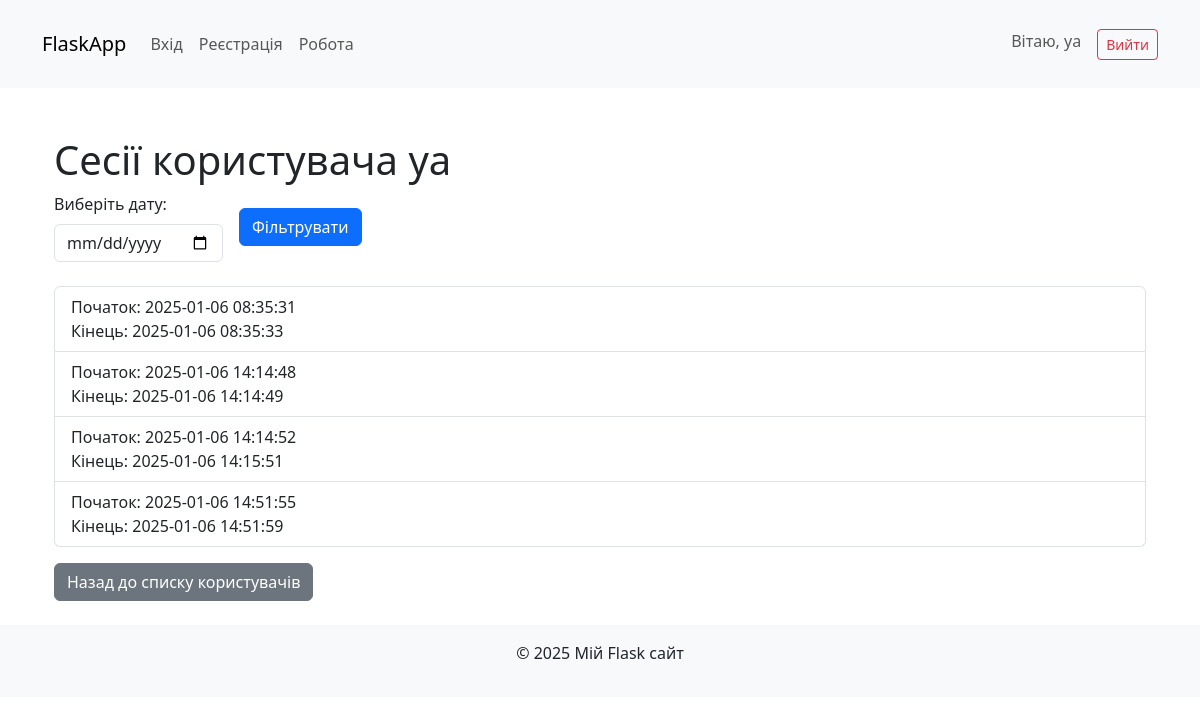
The app's page /user/2/sessions (signed in) with its own data.
### app.py (models this page shows)
class User(db.Model):
    id = db.Column(db.Integer, primary_key=True)
    username = db.Column(db.String(150), nullable=False, unique=True)
    email = db.Column(db.String(150), nullable=False, unique=True)
    password = db.Column(db.String(200), nullable=False)
    role = db.Column(db.String(50), default='user')  # 'user' або 'admin'
    work_sessions = db.relationship('WorkSession', backref='user', lazy=True)

class WorkSession(db.Model):
    id = db.Column(db.Integer, primary_key=True)
    user_id = db.Column(db.Integer, db.ForeignKey('user.id'), nullable=False)
    start_time = db.Column(db.DateTime, nullable=True)
    end_time = db.Column(db.DateTime, nullable=True)

### app.py (the view, shortened to what this page needs)
@app.route('/user/<int:user_id>/sessions', methods=['GET', 'POST'])
def user_sessions(user_id):
    if 'user_id' not in session:
        flash('Будь ласка, увійдіть, щоб отримати доступ до цієї сторінки.', 'error')
        return redirect(url_for('login'))
    user = User.query.get_or_404(user_id)
    filter_date = None
    filtered_sessions = user.work_sessions
    return render_template('user_sessions.html', user=user, sessions=filtered_sessions, filter_date=filter_date)

### templates/user_sessions.html (shortened to what this page needs)
{% extends "base.html" %}
{% block content %}
<div class="container mt-5">
    <h1>Сесії користувача {{ user.username }}</h1>
    <form method="POST" class="mb-4">
        <div class="row g-3 align-items-center">
            <div class="col-auto">
                <label for="filter_date" class="form-label">Виберіть дату:</label>
                <input type="date" id="filter_date" name="filter_date" class="form-control" required>
            </div>
            <div class="col-auto">
                <button type="submit" class="btn btn-primary">Фільтрувати</button>
            </div>
        </div>
    </form>
    {% if sessions %}
        <ul class="list-group">
            {% for session in sessions %}
            <li class="list-group-item">
                Початок: {{ session.start_time.strftime('%Y-%m-%d %H:%M:%S') if session.start_time else "Не вказано" }}<br>
                Кінець: {{ session.end_time.strftime('%Y-%m-%d %H:%M:%S') if session.end_time else "Активна сесія" }}
            </li>
            {% endfor %}
        </ul>
    {% else %}
        <p class="text-muted">Немає сесій для вибраної дати.</p>
    {% endif %}
    <a href="{{ url_for('users') }}" class="btn btn-secondary mt-3">Назад до списку користувачів</a>
</div>
{% endblock %}

### templates/base.html (shortened to what this page needs)
<!DOCTYPE html>
<html lang="en">
<head>
    <link href="https://cdn.jsdelivr.net/npm/bootstrap@5.3.0/dist/css/bootstrap.min.css" rel="stylesheet">
</head>
<body>
    <header class="bg-light p-3">
        <nav class="navbar navbar-expand-lg navbar-light bg-light">
            <div class="container">
                <a class="navbar-brand" href="/">FlaskApp</a>
                <div class="collapse navbar-collapse" id="navbarNav">
                    <ul class="navbar-nav me-auto">
                        <li class="nav-item"><a class="nav-link" href="/login">Вхід</a></li>
                        <li class="nav-item"><a class="nav-link" href="/signup">Реєстрація</a></li>
                        <li class="nav-item"><a class="nav-link" href="/work">Робота</a></li>
                    </ul>
                    {% if session.get('username') %}
                    <ul class="navbar-nav">
                        <li class="nav-item">
                            <span class="navbar-text me-3">Вітаю, {{ session['username'] }}</span>
                        </li>
                        <li class="nav-item">
                            <a class="btn btn-outline-danger btn-sm" href="/logout">Вийти</a>
                        </li>
                    </ul>
                    {% endif %}
                </div>
            </div>
        </nav>
    </header>
    <main class="container my-4">
        {% block content %}{% endblock %}
    </main>
    <footer class="bg-light text-center py-3">
        <p>&copy; 2025 Мій Flask сайт</p>
    </footer>
</body>
</html>

### records on screen
User: username "уа"
WorkSession: start_time "2025-01-06 08:35:31", end_time "2025-01-06 08:35:33"
WorkSession: start_time "2025-01-06 14:14:48", end_time "2025-01-06 14:14:49"
WorkSession: start_time "2025-01-06 14:14:52", end_time "2025-01-06 14:15:51"
WorkSession: start_time "2025-01-06 14:51:55", end_time "2025-01-06 14:51:59"

### other values on screen
{{ session['username'] }} "уа"
